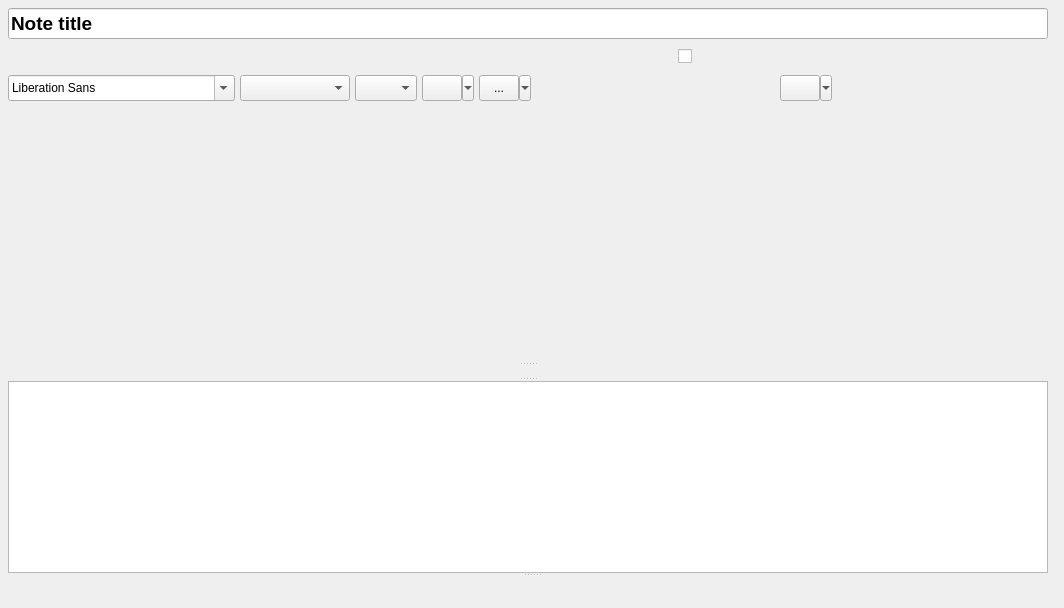
<?xml version="1.0" encoding="UTF-8"?>
<ui version="4.0">
 <class>NoteEditorWidget</class>
 <widget class="QWidget" name="NoteEditorWidget">
  <property name="geometry">
   <rect>
    <x>0</x>
    <y>0</y>
    <width>1064</width>
    <height>608</height>
   </rect>
  </property>
  <property name="windowTitle">
   <string>Form</string>
  </property>
  <layout class="QVBoxLayout" name="verticalLayout_2">
   <property name="leftMargin">
    <number>6</number>
   </property>
   <property name="topMargin">
    <number>6</number>
   </property>
   <property name="rightMargin">
    <number>6</number>
   </property>
   <property name="bottomMargin">
    <number>0</number>
   </property>
   <item>
    <widget class="QSplitter" name="noteEditorVerticalSplitter">
     <property name="orientation">
      <enum>Qt::Vertical</enum>
     </property>
     <widget class="QWidget" name="layoutWidget">
      <layout class="QVBoxLayout" name="noteEditorWithHeaderContainer">
       <item>
        <widget class="QWidget" name="noteEditorHeader" native="true">
         <property name="minimumSize">
          <size>
           <width>0</width>
           <height>100</height>
          </size>
         </property>
         <layout class="QVBoxLayout" name="verticalLayout">
          <property name="spacing">
           <number>0</number>
          </property>
          <property name="leftMargin">
           <number>2</number>
          </property>
          <property name="topMargin">
           <number>0</number>
          </property>
          <property name="rightMargin">
           <number>10</number>
          </property>
          <property name="bottomMargin">
           <number>0</number>
          </property>
          <item>
           <layout class="QVBoxLayout" name="noteEditorHeaderVerticalLayout">
            <item>
             <widget class="QLineEdit" name="noteNameLineEdit">
              <property name="font">
               <font>
                <pointsize>14</pointsize>
                <weight>75</weight>
                <bold>true</bold>
               </font>
              </property>
              <property name="text">
               <string>Note title</string>
              </property>
              <property name="placeholderText">
               <string>Click to set title...</string>
              </property>
             </widget>
            </item>
           </layout>
          </item>
          <item>
           <layout class="QHBoxLayout" name="buttonsUpperSubPaneHorizontalLayout">
            <property name="spacing">
             <number>5</number>
            </property>
            <property name="topMargin">
             <number>2</number>
            </property>
            <property name="bottomMargin">
             <number>2</number>
            </property>
            <item>
             <widget class="QPushButton" name="undoPushButton">
              <property name="sizePolicy">
               <sizepolicy hsizetype="Fixed" vsizetype="Fixed">
                <horstretch>0</horstretch>
                <verstretch>0</verstretch>
               </sizepolicy>
              </property>
              <property name="minimumSize">
               <size>
                <width>26</width>
                <height>26</height>
               </size>
              </property>
              <property name="focusPolicy">
               <enum>Qt::NoFocus</enum>
              </property>
              <property name="toolTip">
               <string>Undo the last action</string>
              </property>
              <property name="text">
               <string/>
              </property>
              <property name="icon">
               <iconset theme="edit-undo">
                <normaloff>../</normaloff>../</iconset>
              </property>
              <property name="iconSize">
               <size>
                <width>16</width>
                <height>16</height>
               </size>
              </property>
              <property name="flat">
               <bool>true</bool>
              </property>
             </widget>
            </item>
            <item>
             <widget class="QPushButton" name="redoPushButton">
              <property name="minimumSize">
               <size>
                <width>26</width>
                <height>26</height>
               </size>
              </property>
              <property name="focusPolicy">
               <enum>Qt::NoFocus</enum>
              </property>
              <property name="toolTip">
               <string>Redo the last undone action</string>
              </property>
              <property name="text">
               <string/>
              </property>
              <property name="icon">
               <iconset theme="edit-redo">
                <normaloff>../</normaloff>../</iconset>
              </property>
              <property name="iconSize">
               <size>
                <width>16</width>
                <height>16</height>
               </size>
              </property>
              <property name="flat">
               <bool>true</bool>
              </property>
             </widget>
            </item>
            <item>
             <widget class="QPushButton" name="cutPushButton">
              <property name="sizePolicy">
               <sizepolicy hsizetype="Fixed" vsizetype="Fixed">
                <horstretch>0</horstretch>
                <verstretch>0</verstretch>
               </sizepolicy>
              </property>
              <property name="minimumSize">
               <size>
                <width>26</width>
                <height>26</height>
               </size>
              </property>
              <property name="focusPolicy">
               <enum>Qt::NoFocus</enum>
              </property>
              <property name="toolTip">
               <string>Cut the selected text</string>
              </property>
              <property name="text">
               <string/>
              </property>
              <property name="icon">
               <iconset theme="edit-cut">
                <normaloff>../</normaloff>../</iconset>
              </property>
              <property name="iconSize">
               <size>
                <width>16</width>
                <height>16</height>
               </size>
              </property>
              <property name="flat">
               <bool>true</bool>
              </property>
             </widget>
            </item>
            <item>
             <widget class="QPushButton" name="copyPushButton">
              <property name="minimumSize">
               <size>
                <width>26</width>
                <height>26</height>
               </size>
              </property>
              <property name="focusPolicy">
               <enum>Qt::NoFocus</enum>
              </property>
              <property name="toolTip">
               <string>Copy the selected text</string>
              </property>
              <property name="text">
               <string/>
              </property>
              <property name="icon">
               <iconset theme="edit-copy">
                <normaloff>../</normaloff>../</iconset>
              </property>
              <property name="iconSize">
               <size>
                <width>16</width>
                <height>16</height>
               </size>
              </property>
              <property name="flat">
               <bool>true</bool>
              </property>
             </widget>
            </item>
            <item>
             <widget class="QPushButton" name="pastePushButton">
              <property name="minimumSize">
               <size>
                <width>26</width>
                <height>26</height>
               </size>
              </property>
              <property name="focusPolicy">
               <enum>Qt::NoFocus</enum>
              </property>
              <property name="toolTip">
               <string>Paste the selected text</string>
              </property>
              <property name="text">
               <string/>
              </property>
              <property name="icon">
               <iconset theme="edit-paste">
                <normaloff>../</normaloff>../</iconset>
              </property>
              <property name="iconSize">
               <size>
                <width>16</width>
                <height>16</height>
               </size>
              </property>
              <property name="flat">
               <bool>true</bool>
              </property>
             </widget>
            </item>
            <item>
             <widget class="QPushButton" name="fontBoldPushButton">
              <property name="minimumSize">
               <size>
                <width>26</width>
                <height>26</height>
               </size>
              </property>
              <property name="focusPolicy">
               <enum>Qt::NoFocus</enum>
              </property>
              <property name="toolTip">
               <string>Toggle bold text</string>
              </property>
              <property name="text">
               <string/>
              </property>
              <property name="icon">
               <iconset theme="format-text-bold">
                <normaloff>../</normaloff>../</iconset>
              </property>
              <property name="iconSize">
               <size>
                <width>16</width>
                <height>16</height>
               </size>
              </property>
              <property name="checkable">
               <bool>true</bool>
              </property>
              <property name="flat">
               <bool>true</bool>
              </property>
             </widget>
            </item>
            <item>
             <widget class="QPushButton" name="fontItalicPushButton">
              <property name="minimumSize">
               <size>
                <width>26</width>
                <height>26</height>
               </size>
              </property>
              <property name="focusPolicy">
               <enum>Qt::NoFocus</enum>
              </property>
              <property name="toolTip">
               <string>Toggle italic text</string>
              </property>
              <property name="text">
               <string/>
              </property>
              <property name="icon">
               <iconset theme="format-text-italic">
                <normaloff>../</normaloff>../</iconset>
              </property>
              <property name="iconSize">
               <size>
                <width>16</width>
                <height>16</height>
               </size>
              </property>
              <property name="checkable">
               <bool>true</bool>
              </property>
              <property name="flat">
               <bool>true</bool>
              </property>
             </widget>
            </item>
            <item>
             <widget class="QPushButton" name="fontUnderlinePushButton">
              <property name="minimumSize">
               <size>
                <width>26</width>
                <height>26</height>
               </size>
              </property>
              <property name="focusPolicy">
               <enum>Qt::NoFocus</enum>
              </property>
              <property name="toolTip">
               <string>Toggle underlined text</string>
              </property>
              <property name="text">
               <string/>
              </property>
              <property name="icon">
               <iconset theme="format-text-underline">
                <normaloff>../</normaloff>../</iconset>
              </property>
              <property name="iconSize">
               <size>
                <width>16</width>
                <height>16</height>
               </size>
              </property>
              <property name="checkable">
               <bool>true</bool>
              </property>
              <property name="flat">
               <bool>true</bool>
              </property>
             </widget>
            </item>
            <item>
             <widget class="QPushButton" name="fontStrikethroughPushButton">
              <property name="minimumSize">
               <size>
                <width>26</width>
                <height>26</height>
               </size>
              </property>
              <property name="focusPolicy">
               <enum>Qt::NoFocus</enum>
              </property>
              <property name="toolTip">
               <string>Toggle strikethrough</string>
              </property>
              <property name="text">
               <string/>
              </property>
              <property name="icon">
               <iconset theme="format-text-strikethrough">
                <normaloff>../</normaloff>../</iconset>
              </property>
              <property name="iconSize">
               <size>
                <width>16</width>
                <height>16</height>
               </size>
              </property>
              <property name="checkable">
               <bool>true</bool>
              </property>
              <property name="flat">
               <bool>true</bool>
              </property>
             </widget>
            </item>
            <item>
             <widget class="QPushButton" name="formatJustifyLeftPushButton">
              <property name="minimumSize">
               <size>
                <width>26</width>
                <height>26</height>
               </size>
              </property>
              <property name="focusPolicy">
               <enum>Qt::NoFocus</enum>
              </property>
              <property name="toolTip">
               <string>Justify left</string>
              </property>
              <property name="text">
               <string/>
              </property>
              <property name="icon">
               <iconset theme="format-justify-left">
                <normaloff>../</normaloff>../</iconset>
              </property>
              <property name="iconSize">
               <size>
                <width>16</width>
                <height>16</height>
               </size>
              </property>
              <property name="checkable">
               <bool>true</bool>
              </property>
              <property name="flat">
               <bool>true</bool>
              </property>
             </widget>
            </item>
            <item>
             <widget class="QPushButton" name="formatJustifyCenterPushButton">
              <property name="minimumSize">
               <size>
                <width>26</width>
                <height>26</height>
               </size>
              </property>
              <property name="focusPolicy">
               <enum>Qt::NoFocus</enum>
              </property>
              <property name="toolTip">
               <string>Justify center</string>
              </property>
              <property name="text">
               <string/>
              </property>
              <property name="icon">
               <iconset theme="format-justify-center">
                <normaloff>../</normaloff>../</iconset>
              </property>
              <property name="iconSize">
               <size>
                <width>16</width>
                <height>16</height>
               </size>
              </property>
              <property name="checkable">
               <bool>true</bool>
              </property>
              <property name="flat">
               <bool>true</bool>
              </property>
             </widget>
            </item>
            <item>
             <widget class="QPushButton" name="formatJustifyRightPushButton">
              <property name="minimumSize">
               <size>
                <width>26</width>
                <height>26</height>
               </size>
              </property>
              <property name="focusPolicy">
               <enum>Qt::NoFocus</enum>
              </property>
              <property name="toolTip">
               <string>Justify right</string>
              </property>
              <property name="text">
               <string/>
              </property>
              <property name="icon">
               <iconset theme="format-justify-right">
                <normaloff>../</normaloff>../</iconset>
              </property>
              <property name="iconSize">
               <size>
                <width>16</width>
                <height>16</height>
               </size>
              </property>
              <property name="checkable">
               <bool>true</bool>
              </property>
              <property name="flat">
               <bool>true</bool>
              </property>
             </widget>
            </item>
            <item>
             <widget class="QPushButton" name="formatJustifyFullPushButton">
              <property name="focusPolicy">
               <enum>Qt::NoFocus</enum>
              </property>
              <property name="toolTip">
               <string>Justify fill</string>
              </property>
              <property name="icon">
               <iconset theme="format-justify-fill">
                <normaloff>.</normaloff>.</iconset>
              </property>
              <property name="checkable">
               <bool>true</bool>
              </property>
              <property name="flat">
               <bool>true</bool>
              </property>
             </widget>
            </item>
            <item>
             <widget class="QPushButton" name="insertToDoCheckboxPushButton">
              <property name="minimumSize">
               <size>
                <width>26</width>
                <height>26</height>
               </size>
              </property>
              <property name="focusPolicy">
               <enum>Qt::NoFocus</enum>
              </property>
              <property name="toolTip">
               <string>Insert ToDo</string>
              </property>
              <property name="text">
               <string/>
              </property>
              <property name="icon">
               <iconset theme="checkbox">
                <normaloff>../</normaloff>../</iconset>
              </property>
              <property name="iconSize">
               <size>
                <width>16</width>
                <height>16</height>
               </size>
              </property>
              <property name="flat">
               <bool>true</bool>
              </property>
             </widget>
            </item>
            <item>
             <widget class="QCheckBox" name="spellCheckBox">
              <property name="minimumSize">
               <size>
                <width>54</width>
                <height>26</height>
               </size>
              </property>
              <property name="focusPolicy">
               <enum>Qt::NoFocus</enum>
              </property>
              <property name="toolTip">
               <string>Toggle spell checking</string>
              </property>
              <property name="layoutDirection">
               <enum>Qt::RightToLeft</enum>
              </property>
              <property name="text">
               <string/>
              </property>
              <property name="icon">
               <iconset theme="tools-check-spelling">
                <normaloff>../</normaloff>../</iconset>
              </property>
              <property name="iconSize">
               <size>
                <width>16</width>
                <height>16</height>
               </size>
              </property>
             </widget>
            </item>
            <item>
             <spacer name="buttonsUpperSubPaneHorizontalLayoutHorizontalSpacer">
              <property name="orientation">
               <enum>Qt::Horizontal</enum>
              </property>
              <property name="sizeHint" stdset="0">
               <size>
                <width>40</width>
                <height>20</height>
               </size>
              </property>
             </spacer>
            </item>
           </layout>
          </item>
          <item>
           <layout class="QHBoxLayout" name="buttonsLowerSubPaneHorizontalLayout">
            <property name="spacing">
             <number>5</number>
            </property>
            <property name="topMargin">
             <number>2</number>
            </property>
            <property name="bottomMargin">
             <number>2</number>
            </property>
            <item>
             <widget class="QFontComboBox" name="fontComboBox">
              <property name="sizePolicy">
               <sizepolicy hsizetype="Fixed" vsizetype="Fixed">
                <horstretch>0</horstretch>
                <verstretch>0</verstretch>
               </sizepolicy>
              </property>
              <property name="minimumSize">
               <size>
                <width>120</width>
                <height>26</height>
               </size>
              </property>
              <property name="maximumSize">
               <size>
                <width>16777215</width>
                <height>26</height>
               </size>
              </property>
              <property name="toolTip">
               <string>Choose font family</string>
              </property>
             </widget>
            </item>
            <item>
             <widget class="QComboBox" name="limitedFontComboBox">
              <property name="minimumSize">
               <size>
                <width>110</width>
                <height>26</height>
               </size>
              </property>
              <property name="toolTip">
               <string>Choose font family</string>
              </property>
              <property name="styleSheet">
               <string notr="true">QComboBox {
padding-left: 5px;
}</string>
              </property>
              <property name="minimumContentsLength">
               <number>11</number>
              </property>
             </widget>
            </item>
            <item>
             <widget class="QComboBox" name="fontSizeComboBox">
              <property name="sizePolicy">
               <sizepolicy hsizetype="Preferred" vsizetype="Fixed">
                <horstretch>0</horstretch>
                <verstretch>0</verstretch>
               </sizepolicy>
              </property>
              <property name="minimumSize">
               <size>
                <width>50</width>
                <height>26</height>
               </size>
              </property>
              <property name="maximumSize">
               <size>
                <width>85</width>
                <height>16777215</height>
               </size>
              </property>
              <property name="toolTip">
               <string>Choose font size</string>
              </property>
              <property name="styleSheet">
               <string notr="true">QComboBox {
padding-left: 5px;
}</string>
              </property>
              <property name="editable">
               <bool>false</bool>
              </property>
              <property name="iconSize">
               <size>
                <width>16</width>
                <height>16</height>
               </size>
              </property>
             </widget>
            </item>
            <item>
             <widget class="ColorPickerToolButton" name="chooseTextColorToolButton">
              <property name="sizePolicy">
               <sizepolicy hsizetype="Fixed" vsizetype="Fixed">
                <horstretch>0</horstretch>
                <verstretch>0</verstretch>
               </sizepolicy>
              </property>
              <property name="minimumSize">
               <size>
                <width>52</width>
                <height>26</height>
               </size>
              </property>
              <property name="toolTip">
               <string>Choose text color</string>
              </property>
              <property name="text">
               <string notr="true"/>
              </property>
              <property name="icon">
               <iconset theme="format-text-color">
                <normaloff>../</normaloff>../</iconset>
              </property>
              <property name="iconSize">
               <size>
                <width>16</width>
                <height>16</height>
               </size>
              </property>
              <property name="popupMode">
               <enum>QToolButton::MenuButtonPopup</enum>
              </property>
             </widget>
            </item>
            <item>
             <widget class="ColorPickerToolButton" name="chooseBackgroundColorToolButton">
              <property name="minimumSize">
               <size>
                <width>52</width>
                <height>26</height>
               </size>
              </property>
              <property name="toolTip">
               <string>Choose background color</string>
              </property>
              <property name="text">
               <string>...</string>
              </property>
              <property name="icon">
               <iconset theme="fill-color">
                <normaloff>../</normaloff>../</iconset>
              </property>
              <property name="iconSize">
               <size>
                <width>16</width>
                <height>16</height>
               </size>
              </property>
              <property name="popupMode">
               <enum>QToolButton::MenuButtonPopup</enum>
              </property>
             </widget>
            </item>
            <item>
             <widget class="QPushButton" name="insertHorizontalLinePushButton">
              <property name="minimumSize">
               <size>
                <width>26</width>
                <height>26</height>
               </size>
              </property>
              <property name="focusPolicy">
               <enum>Qt::NoFocus</enum>
              </property>
              <property name="toolTip">
               <string>Insert horizontal line</string>
              </property>
              <property name="text">
               <string/>
              </property>
              <property name="icon">
               <iconset theme="insert-horizontal-rule">
                <normaloff>../</normaloff>../</iconset>
              </property>
              <property name="iconSize">
               <size>
                <width>16</width>
                <height>16</height>
               </size>
              </property>
              <property name="flat">
               <bool>true</bool>
              </property>
             </widget>
            </item>
            <item>
             <widget class="QPushButton" name="formatIndentLessPushButton">
              <property name="minimumSize">
               <size>
                <width>26</width>
                <height>26</height>
               </size>
              </property>
              <property name="focusPolicy">
               <enum>Qt::NoFocus</enum>
              </property>
              <property name="toolTip">
               <string>Indent less</string>
              </property>
              <property name="text">
               <string/>
              </property>
              <property name="icon">
               <iconset theme="format-indent-less">
                <normaloff>../</normaloff>../</iconset>
              </property>
              <property name="iconSize">
               <size>
                <width>16</width>
                <height>16</height>
               </size>
              </property>
              <property name="flat">
               <bool>true</bool>
              </property>
             </widget>
            </item>
            <item>
             <widget class="QPushButton" name="formatIndentMorePushButton">
              <property name="minimumSize">
               <size>
                <width>26</width>
                <height>26</height>
               </size>
              </property>
              <property name="focusPolicy">
               <enum>Qt::NoFocus</enum>
              </property>
              <property name="toolTip">
               <string>Indent more</string>
              </property>
              <property name="text">
               <string/>
              </property>
              <property name="icon">
               <iconset theme="format-indent-more">
                <normaloff>../</normaloff>../</iconset>
              </property>
              <property name="iconSize">
               <size>
                <width>16</width>
                <height>16</height>
               </size>
              </property>
              <property name="flat">
               <bool>true</bool>
              </property>
             </widget>
            </item>
            <item>
             <widget class="QPushButton" name="formatListOrderedPushButton">
              <property name="minimumSize">
               <size>
                <width>26</width>
                <height>26</height>
               </size>
              </property>
              <property name="focusPolicy">
               <enum>Qt::NoFocus</enum>
              </property>
              <property name="toolTip">
               <string>Toggle ordered list</string>
              </property>
              <property name="text">
               <string/>
              </property>
              <property name="icon">
               <iconset theme="format-list-ordered">
                <normaloff>../</normaloff>../</iconset>
              </property>
              <property name="iconSize">
               <size>
                <width>16</width>
                <height>16</height>
               </size>
              </property>
              <property name="checkable">
               <bool>true</bool>
              </property>
              <property name="flat">
               <bool>true</bool>
              </property>
             </widget>
            </item>
            <item>
             <widget class="QPushButton" name="formatListUnorderedPushButton">
              <property name="minimumSize">
               <size>
                <width>26</width>
                <height>26</height>
               </size>
              </property>
              <property name="focusPolicy">
               <enum>Qt::NoFocus</enum>
              </property>
              <property name="toolTip">
               <string>Toggle unordered list</string>
              </property>
              <property name="text">
               <string/>
              </property>
              <property name="icon">
               <iconset theme="format-list-unordered">
                <normaloff>../</normaloff>../</iconset>
              </property>
              <property name="iconSize">
               <size>
                <width>16</width>
                <height>16</height>
               </size>
              </property>
              <property name="checkable">
               <bool>true</bool>
              </property>
              <property name="flat">
               <bool>true</bool>
              </property>
             </widget>
            </item>
            <item>
             <widget class="QPushButton" name="formatAsSourceCodePushButton">
              <property name="minimumSize">
               <size>
                <width>26</width>
                <height>26</height>
               </size>
              </property>
              <property name="focusPolicy">
               <enum>Qt::NoFocus</enum>
              </property>
              <property name="toolTip">
               <string>Format selected text as source code</string>
              </property>
              <property name="icon">
               <iconset resource="../../resource/icons/other/icons.qrc">
                <normaloff>:/format_as_source_code/format_as_source_code.png</normaloff>:/format_as_source_code/format_as_source_code.png</iconset>
              </property>
              <property name="flat">
               <bool>true</bool>
              </property>
             </widget>
            </item>
            <item>
             <widget class="InsertTableToolButton" name="insertTableToolButton">
              <property name="minimumSize">
               <size>
                <width>52</width>
                <height>26</height>
               </size>
              </property>
              <property name="toolTip">
               <string>Insert table</string>
              </property>
              <property name="text">
               <string/>
              </property>
              <property name="icon">
               <iconset theme="insert-table">
                <normaloff>../</normaloff>../</iconset>
              </property>
              <property name="iconSize">
               <size>
                <width>16</width>
                <height>16</height>
               </size>
              </property>
              <property name="popupMode">
               <enum>QToolButton::MenuButtonPopup</enum>
              </property>
              <property name="autoRaise">
               <bool>false</bool>
              </property>
             </widget>
            </item>
            <item>
             <widget class="QPushButton" name="saveNotePushButton">
              <property name="focusPolicy">
               <enum>Qt::NoFocus</enum>
              </property>
              <property name="toolTip">
               <string>Save note modifications</string>
              </property>
              <property name="icon">
               <iconset theme="document-save">
                <normaloff>.</normaloff>.</iconset>
              </property>
              <property name="iconSize">
               <size>
                <width>16</width>
                <height>16</height>
               </size>
              </property>
              <property name="flat">
               <bool>true</bool>
              </property>
             </widget>
            </item>
            <item>
             <widget class="QPushButton" name="printNotePushButton">
              <property name="focusPolicy">
               <enum>Qt::NoFocus</enum>
              </property>
              <property name="toolTip">
               <string>Print note</string>
              </property>
              <property name="icon">
               <iconset theme="document-print">
                <normaloff>.</normaloff>.</iconset>
              </property>
              <property name="iconSize">
               <size>
                <width>16</width>
                <height>16</height>
               </size>
              </property>
              <property name="flat">
               <bool>true</bool>
              </property>
             </widget>
            </item>
            <item>
             <widget class="QPushButton" name="exportNoteToPdfPushButton">
              <property name="focusPolicy">
               <enum>Qt::NoFocus</enum>
              </property>
              <property name="toolTip">
               <string>Export note to pdf</string>
              </property>
              <property name="icon">
               <iconset theme="application-pdf">
                <normaloff>.</normaloff>.</iconset>
              </property>
              <property name="iconSize">
               <size>
                <width>16</width>
                <height>16</height>
               </size>
              </property>
              <property name="flat">
               <bool>true</bool>
              </property>
             </widget>
            </item>
            <item>
             <widget class="QPushButton" name="exportNoteToEnexPushButton">
              <property name="toolTip">
               <string>Export note to ENEX</string>
              </property>
              <property name="icon">
               <iconset theme="application-enex">
                <normaloff>.</normaloff>.</iconset>
              </property>
              <property name="flat">
               <bool>true</bool>
              </property>
             </widget>
            </item>
            <item>
             <spacer name="buttonsLowerSubPaneHorizontalLayoutHorizontalSpacer">
              <property name="orientation">
               <enum>Qt::Horizontal</enum>
              </property>
              <property name="sizeHint" stdset="0">
               <size>
                <width>40</width>
                <height>20</height>
               </size>
              </property>
             </spacer>
            </item>
           </layout>
          </item>
         </layout>
        </widget>
       </item>
       <item>
        <widget class="QWidget" name="noteEditorContainer" native="true">
         <layout class="QVBoxLayout" name="verticalLayout_3">
          <property name="spacing">
           <number>0</number>
          </property>
          <property name="leftMargin">
           <number>2</number>
          </property>
          <property name="topMargin">
           <number>0</number>
          </property>
          <property name="rightMargin">
           <number>10</number>
          </property>
          <property name="bottomMargin">
           <number>0</number>
          </property>
          <item>
           <widget class="QSplitter" name="noteEditorSplitter">
            <property name="orientation">
             <enum>Qt::Vertical</enum>
            </property>
            <widget class="NoteEditor" name="noteEditor" native="true">
             <property name="sizePolicy">
              <sizepolicy hsizetype="Preferred" vsizetype="Expanding">
               <horstretch>0</horstretch>
               <verstretch>0</verstretch>
              </sizepolicy>
             </property>
             <property name="minimumSize">
              <size>
               <width>0</width>
               <height>250</height>
              </size>
             </property>
             <property name="mouseTracking">
              <bool>true</bool>
             </property>
             <property name="focusPolicy">
              <enum>Qt::StrongFocus</enum>
             </property>
            </widget>
            <widget class="FindAndReplaceWidget" name="findAndReplaceWidget" native="true">
             <property name="sizePolicy">
              <sizepolicy hsizetype="Expanding" vsizetype="Fixed">
               <horstretch>0</horstretch>
               <verstretch>0</verstretch>
              </sizepolicy>
             </property>
            </widget>
            <widget class="QPlainTextEdit" name="noteSourceView">
             <property name="sizePolicy">
              <sizepolicy hsizetype="Expanding" vsizetype="Fixed">
               <horstretch>0</horstretch>
               <verstretch>0</verstretch>
              </sizepolicy>
             </property>
             <property name="frameShape">
              <enum>QFrame::StyledPanel</enum>
             </property>
             <property name="readOnly">
              <bool>true</bool>
             </property>
             <property name="plainText">
              <string notr="true"/>
             </property>
            </widget>
           </widget>
          </item>
         </layout>
        </widget>
       </item>
      </layout>
     </widget>
     <widget class="NoteTagsWidget" name="tagNameLabelsContainer" native="true">
      <property name="sizePolicy">
       <sizepolicy hsizetype="Preferred" vsizetype="Minimum">
        <horstretch>0</horstretch>
        <verstretch>0</verstretch>
       </sizepolicy>
      </property>
      <property name="maximumSize">
       <size>
        <width>16777215</width>
        <height>66</height>
       </size>
      </property>
     </widget>
    </widget>
   </item>
  </layout>
 </widget>
 <customwidgets>
  <customwidget>
   <class>NoteEditor</class>
   <extends>QWidget</extends>
   <header location="global">quentier/note_editor/NoteEditor.h</header>
   <container>1</container>
  </customwidget>
  <customwidget>
   <class>InsertTableToolButton</class>
   <extends>QToolButton</extends>
   <header>insert-table-tool-button/InsertTableToolButton.h</header>
  </customwidget>
  <customwidget>
   <class>ColorPickerToolButton</class>
   <extends>QToolButton</extends>
   <header>color-picker-tool-button/ColorPickerToolButton.h</header>
  </customwidget>
  <customwidget>
   <class>FindAndReplaceWidget</class>
   <extends>QWidget</extends>
   <header>FindAndReplaceWidget.h</header>
   <container>1</container>
  </customwidget>
  <customwidget>
   <class>NoteTagsWidget</class>
   <extends>QWidget</extends>
   <header>NoteTagsWidget.h</header>
   <container>1</container>
  </customwidget>
 </customwidgets>
 <resources>
  <include location="../../resource/icons/other/icons.qrc"/>
  <include location="../../resource/icons/other/icons.qrc"/>
 </resources>
 <connections/>
</ui>
